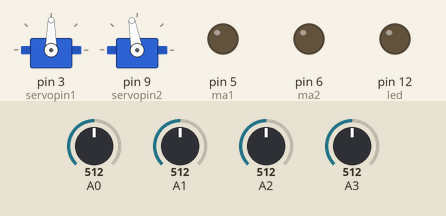
Simulated run of this sketch. Board: Arduino Uno, built with avr-gcc and run on an emulated ATmega328P. Parts: 2 × servo, output pins drawn as LEDs (lit = HIGH). The test bench sets the inputs (shaded band); at power-on: A0 = 512, A1 = 512, A2 = 512, A3 = 512. What the sketch prints to the serial monitor is not drawn.

Above: at 1.2 s.
1.3 s: A0 set to 742
4.3 s: A0 set to 765
At 4.55 s:
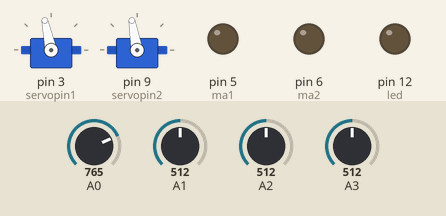
At 6.2 s:
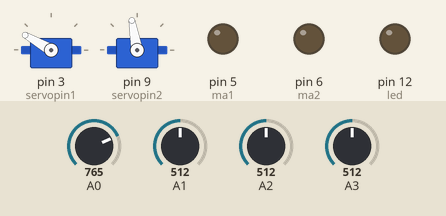
7.3 s: A1 set to 736
10.3 s: A1 set to 758
At 11.4 s:
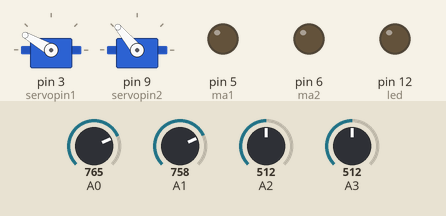
13.3 s: A2 set to 750
14.8 s: A2 set to 784
At 18.5 s:
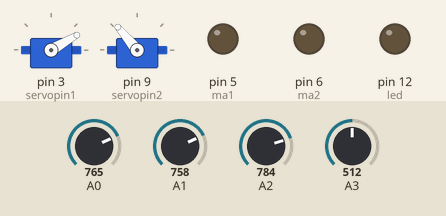
Timing chart, 0 to 18.8 s (numbered marks = the images above; inputs shaded):
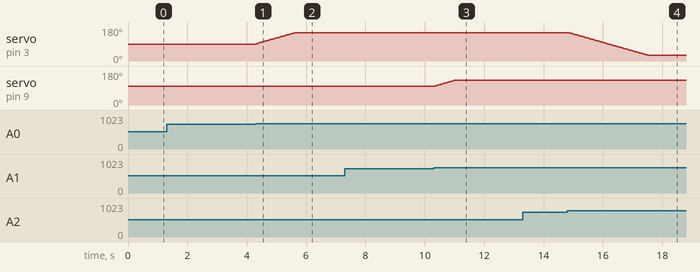

Measured:
- the behaviour switches between 750 and 751 on A0 (found by bisection; images 0 and 1)
- the behaviour switches between 750 and 751 on A1 (found by bisection; images 2 and 3)
- the behaviour switches between 765 and 766 on A2 (found by bisection; images 3 and 4)
- after the input at 1.3 s, every drawn part: stays the same
- after the input at 4.3 s, servo on pin 3 (servopin1): moves from 90° to 150° over 1.3 s, starting at once
- after the input at 7.3 s, every drawn part: stays the same
- after the input at 10.3 s, servo on pin 9 (servopin2): moves from 100° to 130° over 0.63 s, starting after 0.06 s
- after the input at 13.3 s, every drawn part: stays the same
- after the input at 14.8 s, servo on pin 3 (servopin1): moves from 150° to 30° over 2.6 s, starting after 0.07 s

The sketch:

new_solar_tracker.ino
```cpp
#include <Servo.h>
char val;
int servopin1=3; //left and right
int servopin2=9; // up and down
int ma1=5;
int ma2=6;
int i=90;
int j=100;
int led=12;
Servo myservo1;
Servo myservo2;
int ldr1; //up
int ldr2; //right
int ldr3; //down
int ldr4; //left


void setup() {
  // put your setup code here, to run once:
  Serial.begin(9600);
  myservo1.attach(servopin1);
  myservo2.attach(servopin2);
  pinMode(ma1,OUTPUT);
  pinMode(ma2,OUTPUT);
  pinMode(led,OUTPUT);


}

void loop() {
  // put your main code here, to run repeatedly:
  val=Serial.read();
  Serial.println(val);

  myservo1.write(i); //max=150(left) and min=30(right) 90 standard
  myservo2.write(j); //max=130(up) and min=70(down) 100 standard


  ldr1=analogRead(A1);
  Serial.print("ldr1=");
  Serial.println(ldr1);

  ldr2=analogRead(A2);
  Serial.print("ldr2=");
  Serial.println(ldr2);

  ldr3=analogRead(A3);
  Serial.print("ldr3=");
  Serial.println(ldr3);

  ldr4=analogRead(A0);
  Serial.print("ldr4=");
  Serial.println(ldr4);

  if(val=='A'){
    digitalWrite(ma1,HIGH);
    digitalWrite(ma2,LOW);
  }
  else if(val=='B'){
    digitalWrite(ma1,LOW);
    digitalWrite(ma2,LOW);
  }
  else if(val=='D'){
    digitalWrite(led,LOW);
  }
  else if(val=='C'){
    digitalWrite(led,HIGH);
  }


  if(ldr2>ldr4 & ldr2>750 & i>30){
    i=i-2;
  }
  else if(ldr4>ldr2 & ldr4>750 & i<150){
    i=i+2;
  }
  else if(ldr1>ldr3 & ldr1>750 & j<130){
    j=j+2;
  }
  else if(ldr3>ldr1 & ldr3>750 & j>70){
    j=j-2;
  }

  delay(00);
}
```
